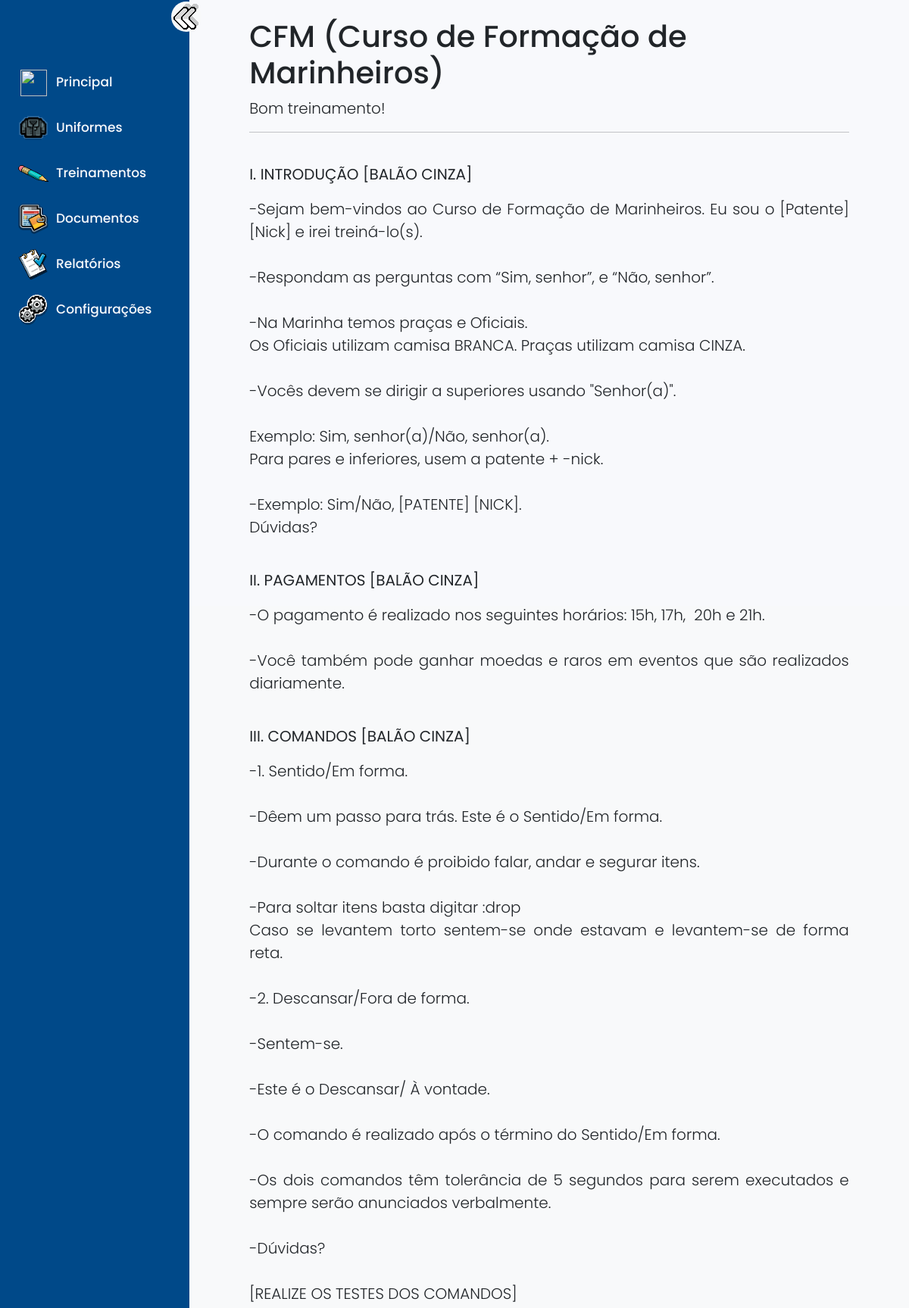
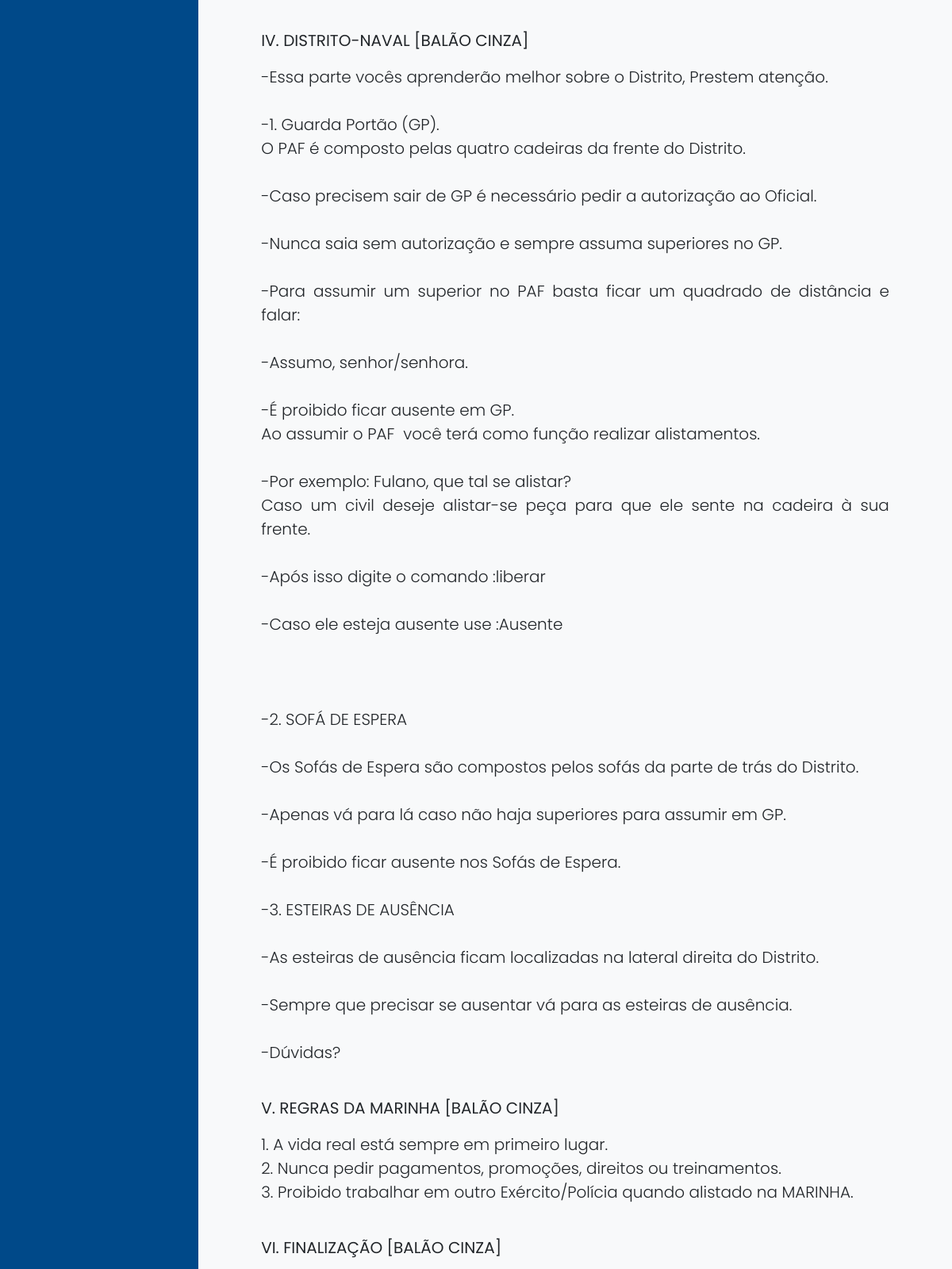
The app's page /paginas/treinamentos/1/ (signed in, upper part) with its own data (2 pictures, top to bottom).
### treinamentos/models.py (models this page shows, shortened)
class Treinamentos(models.Model):
    titulo = models.TextField(verbose_name='Título', null=True, blank=True)
    topico1 = models.TextField(verbose_name='Tópico-1', null=True, blank=True)
    texto1 = models.TextField(verbose_name='Texto-1', null=True, blank=True)
    topico2 = models.TextField(verbose_name='Tópico-2', null=True, blank=True)
    texto2 = models.TextField(verbose_name='Texto-2', null=True, blank=True)
    topico3 = models.TextField(verbose_name='Tópico-3', null=True, blank=True)
    texto3 = models.TextField(verbose_name='Texto-3', null=True, blank=True)
    topico4 = models.TextField(verbose_name='Tópico-4', null=True, blank=True)
    texto4 = models.TextField(verbose_name='Texto-4', null=True, blank=True)
    topico5 = models.TextField(verbose_name='Tópico-5', null=True, blank=True)
    texto5 = models.TextField(verbose_name='Texto-5', null=True, blank=True)
    topico6 = models.TextField(verbose_name='Tópico-6', null=True, blank=True)
    texto6 = models.TextField(verbose_name='Texto-6', null=True, blank=True)
    topico7 = models.TextField(verbose_name='Tópico-7', null=True, blank=True)
    texto7 = models.TextField(verbose_name='Texto-7', null=True, blank=True)

### treinamentos/views.py (the view)
# urls.py: path('treinamentos/<int:pk>/', TreinamentosDetailView.as_view(), name='detalhestreinamentos'),
class TreinamentosDetailView(GroupRequiredMixin,LoginRequiredMixin,DetailView):
    group_required = [u"praça", u"oficial"]
    login_url = reverse_lazy('login')
    model = Treinamentos
    template_name = 'templates/exibirtreinamento.html'
    context_object_name = 'treinamento'

### arquivos/templates/exibirtreinamento.html (shortened to what this page needs)
{% extends "templates/index.html" %}
{% block main %}
<h1>{{treinamento.titulo}}</h1>
<p class="lead">Bom treinamento! </p>
<hr>
<br>
<p class="lead"><strong>{{treinamento.topico1}}</strong></p>
<p style="text-align: justify; white-space: pre-wrap;" class="lead">{{treinamento.texto1}}</p>
<br>
<p class="lead"><strong>{{treinamento.topico2}}</strong></p>
<p style="text-align: justify; white-space: pre-wrap;" class="lead">{{treinamento.texto2}}</p>
<br>
<p class="lead"><strong>{{treinamento.topico3}}</strong></p>
<p style="text-align: justify; white-space: pre-wrap;" class="lead">{{treinamento.texto3}}</p>
<br>
<p class="lead"><strong>{{treinamento.topico4}}</strong></p>
<p style="text-align: justify; white-space: pre-wrap;" class="lead">{{treinamento.texto4}}</p>
<br>
<p class="lead"><strong>{{treinamento.topico5}}</strong></p>
<p style="text-align: justify; white-space: pre-wrap;" class="lead">{{treinamento.texto5}}</p>
<br>
<p class="lead"><strong>{{treinamento.topico6}}</strong></p>
<br>
<br>
{% endblock main %}

### static/css/index.css (style rules this page uses)
* { margin: 0; padding: 0; box-sizing: border-box; font-family: 'Poppins', sans-serif; }
:root { --body-color: #f8f9fc; --sidebar-color: linear-gradient(90deg, rgba(2,2,36,1) 0%, rgba(10,10,63,1) 48%, rgba(20,20,63,1) 100%); --primary-color: #005fb2; --primary-color-light: linear-gradient(to right, #0f2027, #203a43, #2c5364); --toggle-color: #DDD; --text-color: #f8f9fc; --tran-03: all 0.2s ease; --tran-03: all 0.3s ease; --tran-04: all 0.3s ease; --tran-05: all 0.3s ease; }
body { min-height: 100vh; background-color: var(--body-color); transition: var(--tran-05); }

### records on screen
Treinamentos: titulo "CFM (Curso de Formação de Marinheiros)", topico1 "I. INTRODUÇÃO [BALÃO CINZA]", texto1 "-Sejam bem-vindos ao Curso de Formação de Marinheiros. Eu sou o [Patente] [Nick] e irei treiná-lo(s). -Respondam as perguntas com “Sim, senhor”, e “Não, senhor”. -Na Marinha temos praças e Oficiais. Os Oficiais utilizam camisa BRANCA. Praças utilizam camisa CINZA. -Vocês devem se dirigir a superiores usando \"Senhor(a)\". Exemplo: Sim, senhor(a)/Não, senhor(a). Para pares e inferiores, usem a patente + -nick. -Exemplo: Sim/Não, [PATENTE] [NICK]. Dúvidas?", topico2 "II. PAGAMENTOS [BALÃO CINZA]", texto2 "-O pagamento é realizado nos seguintes horários: 15h, 17h, 20h e 21h. -Você também pode ganhar moedas e raros em eventos que são realizados diariamente.", topico3 "III. COMANDOS [BALÃO CINZA]", texto3 "-1. Sentido/Em forma. -Dêem um passo para trás. Este é o Sentido/Em forma. -Durante o comando é proibido falar, andar e segurar itens. -Para soltar itens basta digitar :drop Caso se levantem torto sentem-se onde estavam e levantem-se de forma reta. -2. Descansar/Fora de forma. -Sentem-se. -Este é o Descansar/ À vontade. -O comando é realizado após o término do Sentido/Em forma. -Os dois comandos têm tolerância de 5 segundos para serem executados e sempre serão anunciados verbalmente. -Dúvidas? [REALIZE OS TESTES DOS COMANDOS]", topico4 "IV. DISTRITO-NAVAL [BALÃO CINZA]", texto4 "-Essa parte vocês aprenderão melhor sobre o Distrito, Prestem atenção. -1. Guarda Portão (GP). O PAF é composto pelas quatro cadeiras da frente do Distrito. -Caso precisem sair de GP é necessário pedir a autorização ao Oficial. -Nunca saia sem autorização e sempre assuma superiores no GP. -Para assumir um superior no PAF basta ficar um quadrado de distância e falar: -Assumo, senhor/senhora. -É proibido ficar ausente em GP. Ao assumir o PAF você terá como função realizar alistamentos. -Por exemplo: Fulano, que tal se alistar? Caso um civil deseje alistar-se peça para que ele sente na cadeira à sua frente. -Após isso digite o comando :liberar -Caso ele esteja ausente use :Ausente -2. SOFÁ DE…", topico5 "V. REGRAS DA MARINHA [BALÃO CINZA]", texto5 "1. A vida real está sempre em primeiro lugar. 2. Nunca pedir pagamentos, promoções, direitos ou treinamentos. 3. Proibido trabalhar em outro Exército/Polícia quando alistado na MARINHA.", topico6 "VI. FINALIZAÇÃO [BALÃO CINZA]"
